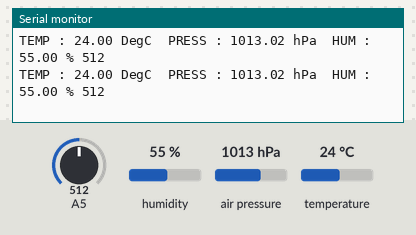
A sketch run on a simulated Arduino Uno, built with avr-gcc and run on an emulated ATmega328P. On the bench: the last lines printed to the serial monitor. Wiring (inferred from the names in the program): BME280 sensor at I2C address 0x76. The inputs (shaded band) are chosen by the test bench; at power-on: A5 = 512, temperature 24 °C, humidity 55 %, air pressure 1013 hPa.

Above: at 1.2 s.
1.3 s: A5 set to 109
At 1.46 s:
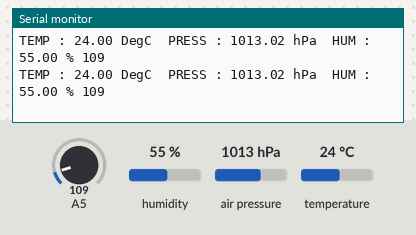
4.3 s: A5 set to 94
At 4.35 s:
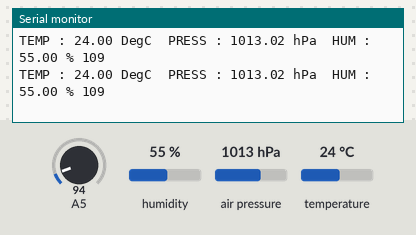
8.8 s: temperature set to 10.3 °C
At 8.8 s:
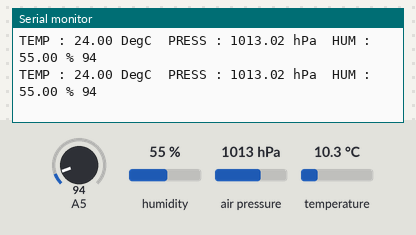
10.3 s: temperature set to 9.2 °C
At 10.35 s:
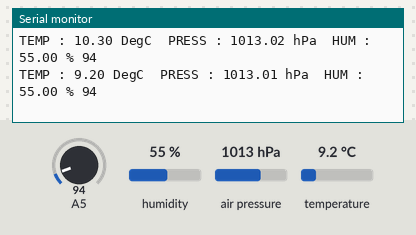
11.8 s: A5 set to 11
At 11.9 s:
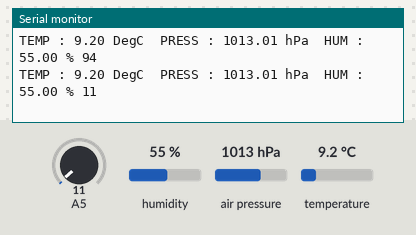
14.8 s: A5 set to 8
At 14.89 s:
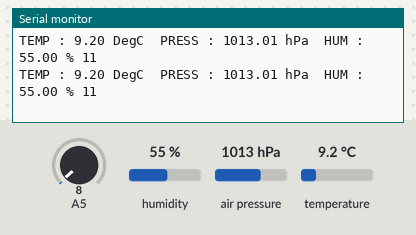
Timing chart, 0 to 17.8 s (numbered marks = the images above; inputs shaded):
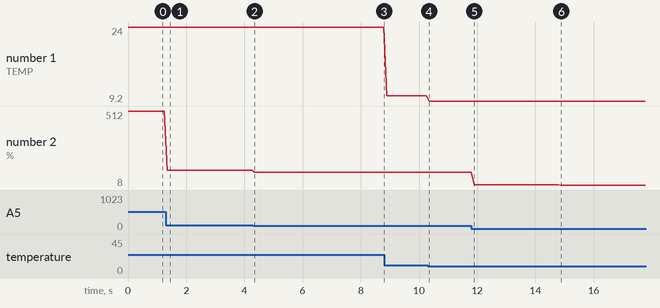

The sketch:

BME280_I2C.ino
```cpp
#include <Wire.h>

#define BME280_ADDRESS 0x76
unsigned long int hum_raw,temp_raw,pres_raw;
signed long int t_fine;

uint16_t dig_T1;
 int16_t dig_T2;
 int16_t dig_T3;
uint16_t dig_P1;
 int16_t dig_P2;
 int16_t dig_P3;
 int16_t dig_P4;
 int16_t dig_P5;
 int16_t dig_P6;
 int16_t dig_P7;
 int16_t dig_P8;
 int16_t dig_P9;
 int8_t  dig_H1;
 int16_t dig_H2;
 int8_t  dig_H3;
 int16_t dig_H4;
 int16_t dig_H5;
 int8_t  dig_H6;
 double R1 = 5.1;

void setup()
{
    uint8_t osrs_t = 1;             //Temperature oversampling x 1
    uint8_t osrs_p = 1;             //Pressure oversampling x 1
    uint8_t osrs_h = 1;             //Humidity oversampling x 1
    uint8_t mode = 3;               //Normal mode
    uint8_t t_sb = 5;               //Tstandby 1000ms
    uint8_t filter = 0;             //Filter off
    uint8_t spi3w_en = 0;           //3-wire SPI Disable

    uint8_t ctrl_meas_reg = (osrs_t << 5) | (osrs_p << 2) | mode;
    uint8_t config_reg    = (t_sb << 5) | (filter << 2) | spi3w_en;
    uint8_t ctrl_hum_reg  = osrs_h;

    Serial.begin(9600);
    Wire.begin();

    writeReg(0xF2,ctrl_hum_reg);
    writeReg(0xF4,ctrl_meas_reg);
    writeReg(0xF5,config_reg);
    readTrim();                    //
}


void loop()
{
    double temp_act = 0.0, press_act = 0.0,hum_act=0.0;
    signed long int temp_cal;
    unsigned long int press_cal,hum_cal;

    readData();

    temp_cal = calibration_T(temp_raw);
    press_cal = calibration_P(pres_raw);
    hum_cal = calibration_H(hum_raw);
    temp_act = (double)temp_cal / 100.0;
    press_act = (double)press_cal / 100.0;
    hum_act = (double)hum_cal / 1024.0;
    int temp;
    Serial.print("TEMP : ");
    Serial.print(temp_act);
    Serial.print(" DegC  PRESS : ");
    Serial.print(press_act);
    Serial.print(" hPa  HUM : ");
    Serial.print(hum_act);
    Serial.print(" % ");
  int ain = analogRead(5);

  Serial.println(ain);
  delay(100);
}
void readTrim()
{
    uint8_t data[32],i=0;
    Wire.beginTransmission(BME280_ADDRESS);
    Wire.write(0x88);
    Wire.endTransmission();
    Wire.requestFrom(BME280_ADDRESS,24);
    while(Wire.available()){
        data[i] = Wire.read();
        i++;
    }

    Wire.beginTransmission(BME280_ADDRESS);
    Wire.write(0xA1);
    Wire.endTransmission();
    Wire.requestFrom(BME280_ADDRESS,1);
    data[i] = Wire.read();
    i++;

    Wire.beginTransmission(BME280_ADDRESS);
    Wire.write(0xE1);
    Wire.endTransmission();
    Wire.requestFrom(BME280_ADDRESS,7);
    while(Wire.available()){
        data[i] = Wire.read();
        i++;
    }
    dig_T1 = (data[1] << 8) | data[0];
    dig_T2 = (data[3] << 8) | data[2];
    dig_T3 = (data[5] << 8) | data[4];
    dig_P1 = (data[7] << 8) | data[6];
    dig_P2 = (data[9] << 8) | data[8];
    dig_P3 = (data[11]<< 8) | data[10];
    dig_P4 = (data[13]<< 8) | data[12];
    dig_P5 = (data[15]<< 8) | data[14];
    dig_P6 = (data[17]<< 8) | data[16];
    dig_P7 = (data[19]<< 8) | data[18];
    dig_P8 = (data[21]<< 8) | data[20];
    dig_P9 = (data[23]<< 8) | data[22];
    dig_H1 = data[24];
    dig_H2 = (data[26]<< 8) | data[25];
    dig_H3 = data[27];
    dig_H4 = (data[28]<< 4) | (0x0F & data[29]);
    dig_H5 = (data[30] << 4) | ((data[29] >> 4) & 0x0F);
    dig_H6 = data[31];
}
void writeReg(uint8_t reg_address, uint8_t data)
{
    Wire.beginTransmission(BME280_ADDRESS);
    Wire.write(reg_address);
    Wire.write(data);
    Wire.endTransmission();
}


void readData()
{
    int i = 0;
    uint32_t data[8];
    Wire.beginTransmission(BME280_ADDRESS);
    Wire.write(0xF7);
    Wire.endTransmission();
    Wire.requestFrom(BME280_ADDRESS,8);
    while(Wire.available()){
        data[i] = Wire.read();
        i++;
    }
    pres_raw = (data[0] << 12) | (data[1] << 4) | (data[2] >> 4);
    temp_raw = (data[3] << 12) | (data[4] << 4) | (data[5] >> 4);
    hum_raw  = (data[6] << 8) | data[7];
}


signed long int calibration_T(signed long int adc_T)
{

    signed long int var1, var2, T;
    var1 = ((((adc_T >> 3) - ((signed long int)dig_T1<<1))) * ((signed long int)dig_T2)) >> 11;
    var2 = (((((adc_T >> 4) - ((signed long int)dig_T1)) * ((adc_T>>4) - ((signed long int)dig_T1))) >> 12) * ((signed long int)dig_T3)) >> 14;

    t_fine = var1 + var2;
    T = (t_fine * 5 + 128) >> 8;
    return T;
}

unsigned long int calibration_P(signed long int adc_P)
{
    signed long int var1, var2;
    unsigned long int P;
    var1 = (((signed long int)t_fine)>>1) - (signed long int)64000;
    var2 = (((var1>>2) * (var1>>2)) >> 11) * ((signed long int)dig_P6);
    var2 = var2 + ((var1*((signed long int)dig_P5))<<1);
    var2 = (var2>>2)+(((signed long int)dig_P4)<<16);
    var1 = (((dig_P3 * (((var1>>2)*(var1>>2)) >> 13)) >>3) + ((((signed long int)dig_P2) * var1)>>1))>>18;
    var1 = ((((32768+var1))*((signed long int)dig_P1))>>15);
    if (var1 == 0)
    {
        return 0;
    }
    P = (((unsigned long int)(((signed long int)1048576)-adc_P)-(var2>>12)))*3125;
    if(P<0x80000000)
    {
       P = (P << 1) / ((unsigned long int) var1);
    }
    else
    {
        P = (P / (unsigned long int)var1) * 2;
    }
    var1 = (((signed long int)dig_P9) * ((signed long int)(((P>>3) * (P>>3))>>13)))>>12;
    var2 = (((signed long int)(P>>2)) * ((signed long int)dig_P8))>>13;
    P = (unsigned long int)((signed long int)P + ((var1 + var2 + dig_P7) >> 4));
    return P;
}

unsigned long int calibration_H(signed long int adc_H)
{
    signed long int v_x1;

    v_x1 = (t_fine - ((signed long int)76800));
    v_x1 = (((((adc_H << 14) -(((signed long int)dig_H4) << 20) - (((signed long int)dig_H5) * v_x1)) +
              ((signed long int)16384)) >> 15) * (((((((v_x1 * ((signed long int)dig_H6)) >> 10) *
              (((v_x1 * ((signed long int)dig_H3)) >> 11) + ((signed long int) 32768))) >> 10) + (( signed long int)2097152)) *
              ((signed long int) dig_H2) + 8192) >> 14));
   v_x1 = (v_x1 - (((((v_x1 >> 15) * (v_x1 >> 15)) >> 7) * ((signed long int)dig_H1)) >> 4));
   v_x1 = (v_x1 < 0 ? 0 : v_x1);
   v_x1 = (v_x1 > 419430400 ? 419430400 : v_x1);
   return (unsigned long int)(v_x1 >> 12);
}
```

Measured:
- after the input at 1.3 s, the serial monitor: prints a new line after 0.05 s (image 1)
- after the input at 10.3 s, the serial monitor: prints a new line at once (image 4)
- after the input at 11.8 s, the serial monitor: prints a new line after 0.09 s (image 5)
- plotted number 1: 24 → 10.3 after the input at 8.8 s, 10.3 → 9.2 after the input at 10.3 s
- plotted number 2: 512 → 109 after the input at 1.3 s, 109 → 94 after the input at 4.3 s, 94 → 11 after the input at 11.8 s, 11 → 8 after the input at 14.8 s
